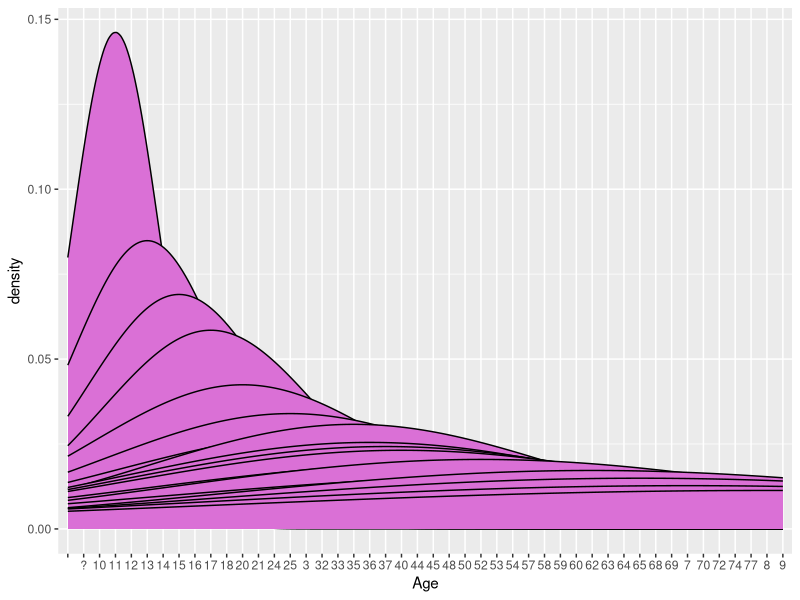
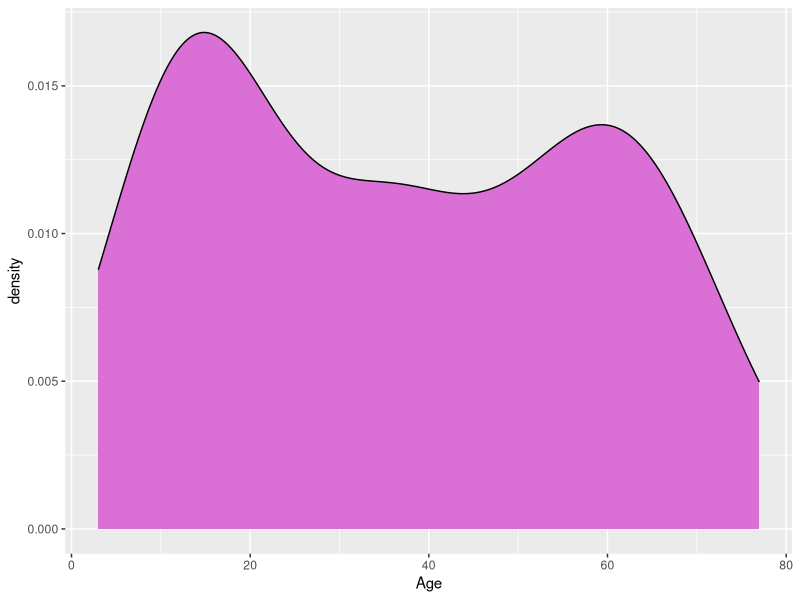
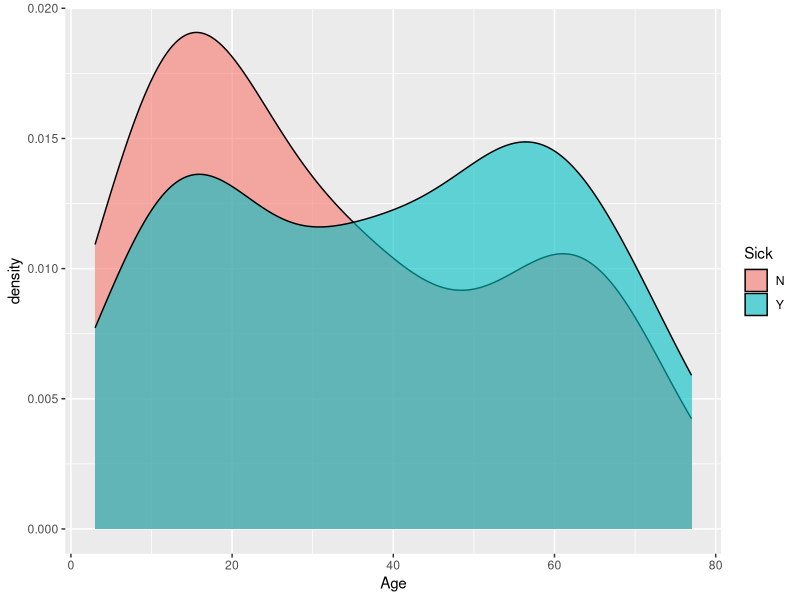
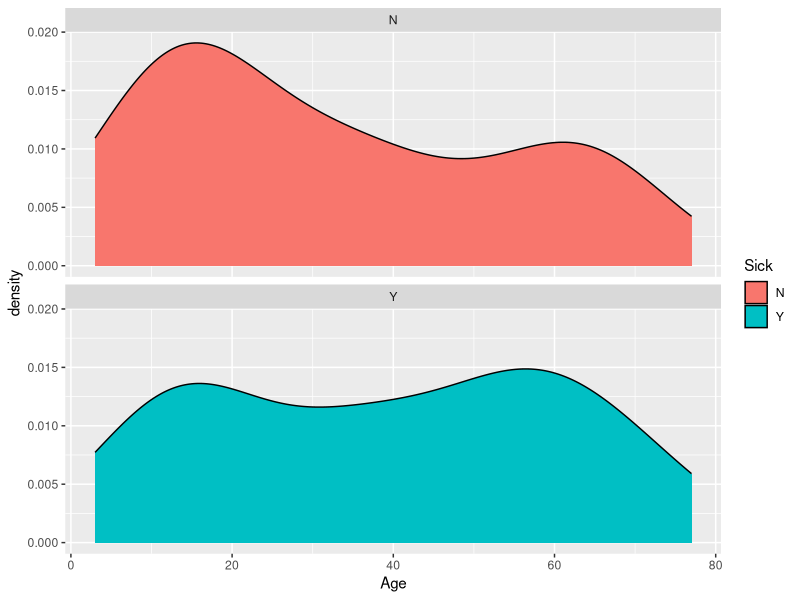
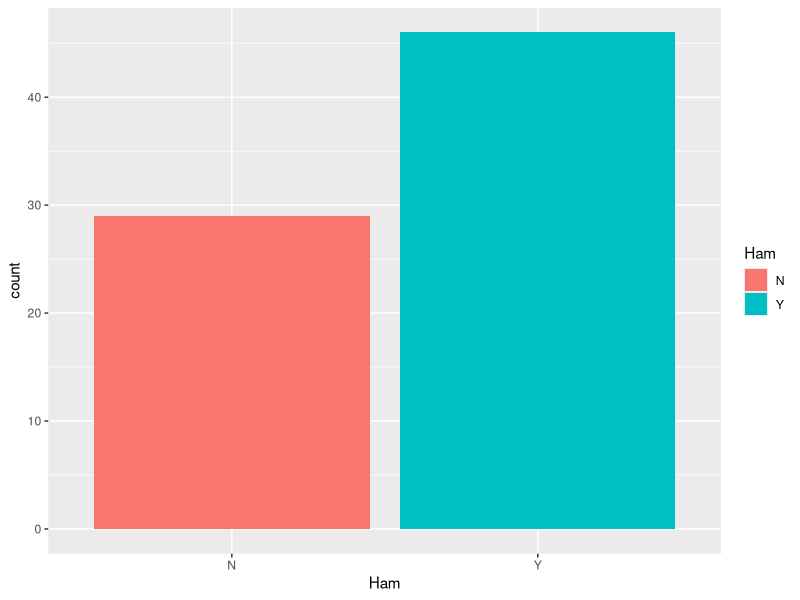
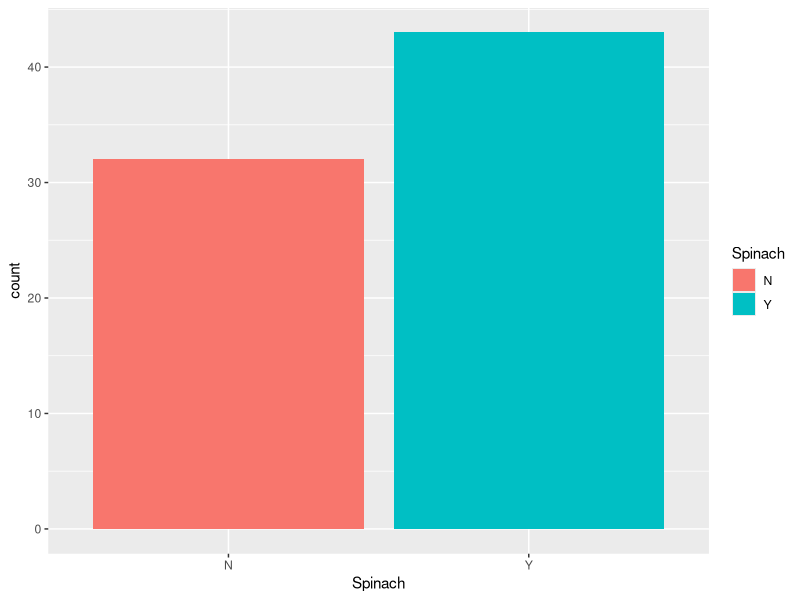
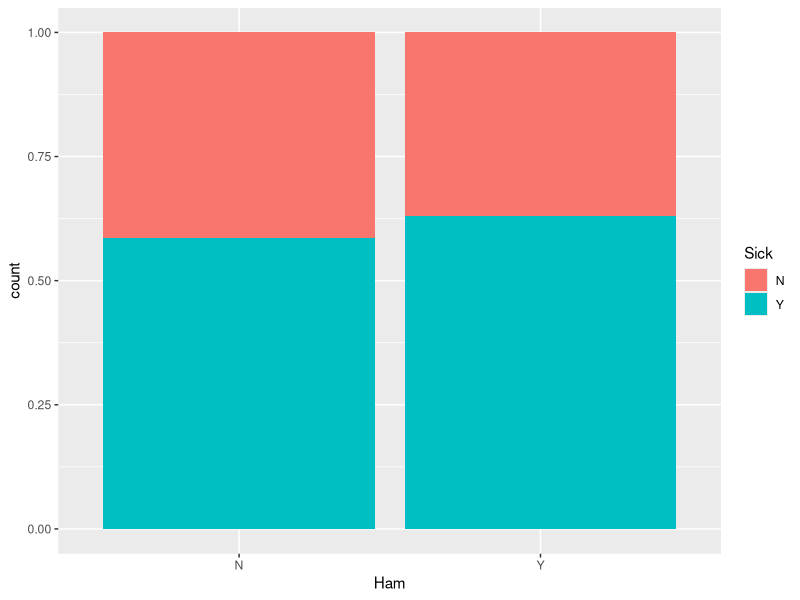
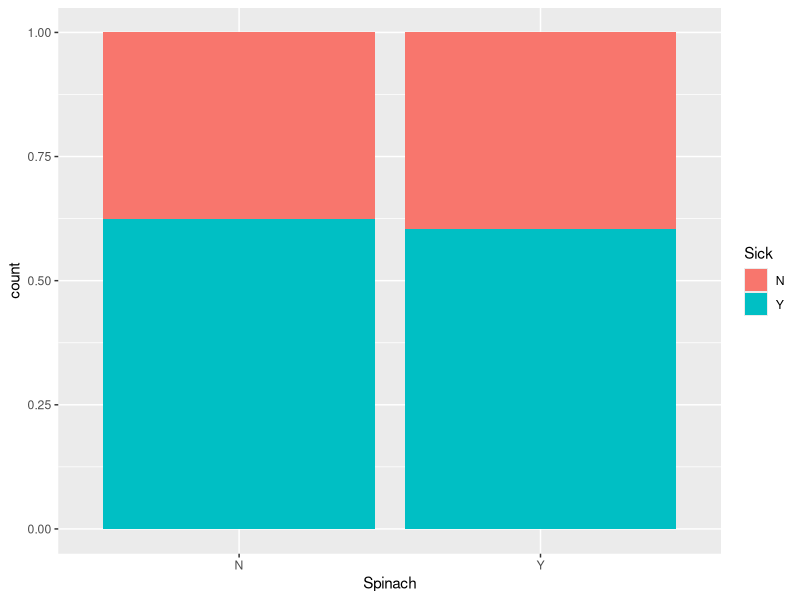

These charts were generated, in order, by the following R code:
## ---- chunk 1
knitr::opts_chunk$set(echo = TRUE)
#  Download Oswego.csv, and read it into R, using read.csv.  Call the data frame oswego.
oswego <- read.csv("Oswego.csv")

#  load the tidyverse
library(tidyverse)
## ---- chunk 2
# Use  dim(), names(), and tibble() to get a first look at the data.  Then try  str(),  How many observations are there?  How many variables?   How many are numeric, character, quantitative, categorical?
dim(oswego)
names(oswego)
tibble(oswego)
str(oswego)

## ---- chunk 3
# Start by looking at Age.  Use ggplot to do a density plot of Age.    Does this look right?

ggplot(data = oswego, 
       mapping = aes(x = Age)) +
  geom_density(fill = 'orchid')

## ---- chunk 4

#  R will give you a strange looking density plot – not just one smooth density curve.  This is because R is not reading Age as a numeric variable.  In fact, there is one missing value in Age, and R is interpreting it as a character string.  It assumes that Age has numbers and strings, so it does not think it is a numeric variable.  Look at the data set by clicking the table icon in the upper right Environment pane.  Can you find the missing value?  Can you find missing values in any other variables, too?  

# Now use ggplot to do a density plot of Age, using the data without NAs (ggplot will leave them out automatically).  Does the shape of the distribution make sense, given that it is a church supper?  Explain.

oswego <- read.csv("Oswego.csv", na.strings = '?')

ggplot(data = oswego, 
       mapping = aes(x = Age)) +
  geom_density(fill = 'orchid')

## ---- chunk 5
#  Compare ages for those who were sick or not:
#  easiest with fill = Sick
ggplot(data = oswego, 
       mapping = aes(x = Age, fill = Sick)) +
  geom_density(alpha = .6)

ggplot(data = oswego, 
       mapping = aes(x = Age, fill = Sick)) +
  geom_density() +
  facet_wrap( ~ Sick, ncol = 1)

## ---- chunk 6
#  Look to see who ate each food...
ggplot(data = oswego,
       mapping = aes(x = Ham, fill = Ham)) +
  geom_bar()

ggplot(data = oswego,
       mapping = aes(x = Spinach, fill = Spinach)) +
  geom_bar()
## ---- chunk 7
##   bar graphs by Sick:
ggplot(data = oswego,
       mapping = aes(x = Ham, fill = Sick)) +
  geom_bar(position = 'fill')

ggplot(data = oswego,
       mapping = aes(x = Spinach, fill = Sick)) +
  geom_bar(position = 'fill')
## ---- chunk 8
# names(oswego)
# 
ggplot(data = oswego,
       mapping = aes(x = Ham, fill = Sick)) +
  geom_bar(position = 'fill')

ggplot(data = oswego,
       mapping = aes(x = Spinach, fill = Sick)) +
  geom_bar(position = 'fill')

ggplot(data = oswego,
       mapping = aes(x = Potatoes, fill = Sick)) +
  geom_bar(position = 'fill')

ggplot(data = oswego,
       mapping = aes(x = CabSalad, fill = Sick)) +
  geom_bar(position = 'fill')

ggplot(data = oswego,
       mapping = aes(x = Jello, fill = Sick)) +
  geom_bar(position = 'fill')

ggplot(data = oswego,
       mapping = aes(x = Rolls, fill = Sick)) +
  geom_bar(position = 'fill')

ggplot(data = oswego,
       mapping = aes(x = Bread, fill = Sick)) +
  geom_bar(position = 'fill')

ggplot(data = oswego,
       mapping = aes(x = Milk, fill = Sick)) +
  geom_bar(position = 'fill')

ggplot(data = oswego,
       mapping = aes(x = Coffee, fill = Sick)) +
  geom_bar(position = 'fill')

ggplot(data = oswego,
       mapping = aes(x = Water, fill = Sick)) +
  geom_bar(position = 'fill')

ggplot(data = oswego,
       mapping = aes(x = Cakes, fill = Sick)) +
  geom_bar(position = 'fill')

ggplot(data = oswego,
       mapping = aes(x = VanIC, fill = Sick)) +
  geom_bar(position = 'fill')

ggplot(data = oswego,
       mapping = aes(x = ChocIC, fill = Sick)) +
  geom_bar(position = 'fill')

ggplot(data = oswego,
       mapping = aes(x = FruitSalad, fill = Sick)) +
  geom_bar(position = 'fill')

## ---- chunk 9
tidyo <- oswego %>%
  gather(key = Food, value = Eaten,
         -NumID,-Age,-Sex,-Mealtime,-Sick,-OnsetDT)

tibble(tidyo)
# 
ggplot(data = tidyo,
       mapping = aes(x = Eaten, fill = Sick)) +
  geom_bar(position = 'fill') +
  facet_wrap(~ Food)

